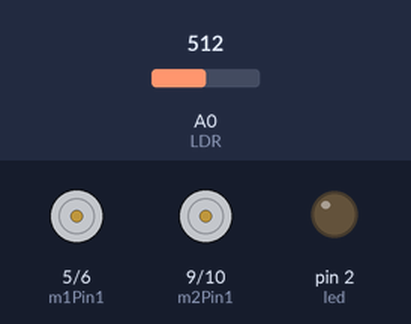
Simulated run of this sketch. Board: Arduino Uno, built with avr-gcc and run on an emulated ATmega328P. Parts: motor-driver pin pairs drawn as motors (green arrow = first pin HIGH = forward, orange = second pin HIGH = backward, longer = more drive), output pins drawn as LEDs (lit = HIGH). The test bench sets the inputs (shaded band); at power-on: A0 (LDR) = 512.

Above: at 0.01 s.
At 1.2 s:
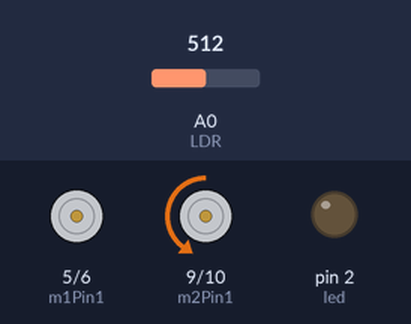
1.3 s: A0 (LDR) set to 564
2.8 s: A0 (LDR) set to 588
At 3.1 s:
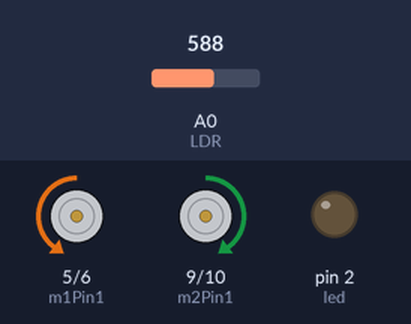
Timing chart, 0 to 5.8 s (numbered marks = the images above; inputs shaded):
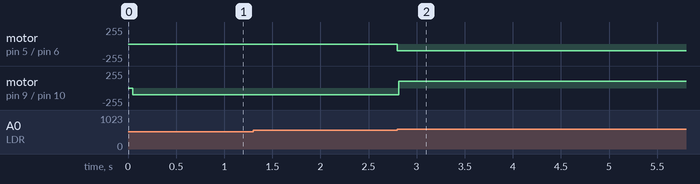

The sketch:

MazeSolver.ino
```cpp
/*
  Horatiu Lazu, Richard Dang & Eric Tseng
  Mr Wong
  June 8, 2015
  The purpose of this program is to assist in the simulation of a robot that utilizes a LDR sensor to traverse and return through a maze.
*/

/* This variable stores the analog port to get the LDR reading from. */
int LDR = A0;

/* This variable is used to store the pin for the LED.*/
int led = 2;

int upperRange = 1000; //this variable stores the upper range of the black
int lowerRange = 580; //this variable stores the lower range of the black

/* The follow are the pins. m1 is motor one, m2 is motor 2. Pin1 and Pin2 represent forward / backwards respectively. */
int m1Pin1 = 5;
int m1Pin2 = 6; // pin 7 on L293D
int m2Pin1 = 9; // pin 2 on L293D
int m2Pin2 = 10;

/* This variable is the speed of the robot. */
int speedG = 100;


/* This method sets up all of the inputs and outputs for the Arduino. */
void setup(){
  Serial.begin (9600); //turns on the Serial
  pinMode(LDR, INPUT);
  pinMode(m1Pin1, OUTPUT);
  pinMode(m1Pin2, OUTPUT);
  pinMode(m2Pin1, OUTPUT);
  pinMode(m2Pin1, OUTPUT);
  pinMode(led, OUTPUT);
}

/* This method identifies if there is black detected. */
boolean isBlack(){
  if (inRange(getReading()))
     return true; //see if it's in the range.
   return false;
}

/* This method verifies to see if the LDR's reading is within a range. */
boolean inRange(int a){
  if (a <= upperRange && a >= lowerRange){
      return true;
  }
  return false;
}

/* This method gets a reading from the LDR sensor. */
int getReading(){
 return analogRead(LDR);
}

/* The purpose of this method is to ouptut the reading for the LDR.*/
void outputReading(){
  int reading = analogRead(LDR);
  Serial.print("LDR Reading: ");
  Serial.println(reading);
  delay(10);
}

/* The purpose of this method is to go straight.  */
void goStraight(){
   analogWrite(m1Pin1, 0); // set pin 2 on L293D low
   analogWrite(m1Pin2,   speedG); // set pin 7 on L293D high

   analogWrite(m2Pin1, 0); // set pin 2 on L293D low
   analogWrite(m2Pin2, speedG); // set pin 7 on L293D high
}


/* The purpose of this method is to turn right. */
void goRight(){
   analogWrite(m1Pin1, 0); // set pin 2 on L293D low 25??
   analogWrite(m1Pin2,   0 ); // set pin 7 on L293D high

   analogWrite(m2Pin1, 0); // set pin 2 on L293D low
   analogWrite(m2Pin2,   speedG ); // set pin 7 on L293D high

}

/* The purpose of this method is to turn left.*/
void goLeft(){
   analogWrite(m1Pin1, 0); // set pin 2 on L293D low
   analogWrite(m1Pin2, speedG); // set pin 7 on L293D high

   analogWrite(m2Pin1, speedG); // speedG WAS HERE...
   analogWrite(m2Pin2,    0); // set pin 7 on L293D high ZERO!!

}

/* This method executes continually in a loop.
   Target logic: Turn left while on black, and turn right while on white.*/
void loop(){
  //outputReading();
 while(isBlack()){
     goLeft();
  }
  delay(50);
  while(!isBlack()){
     goRight(); //turn right at a speed of 100 (out of 255)
  }
  goStraight(); //go straight at a speed of 100
  delay(15); //allow time to go straight
}
```

Measured:
- the behaviour switches between 579 and 580 on A0 (LDR) (found by bisection; images 1 and 2)
- after the input at 1.3 s, every drawn part: stays the same
- after the input at 2.8 s, motor on pin 5 (m1Pin1) / pin 6 (m1Pin2): stopped → backward 100/255 at once; motor on pin 9 (m2Pin1) / pin 10 (m2Pin2): backward 100/255 → forward 100/255 at once
